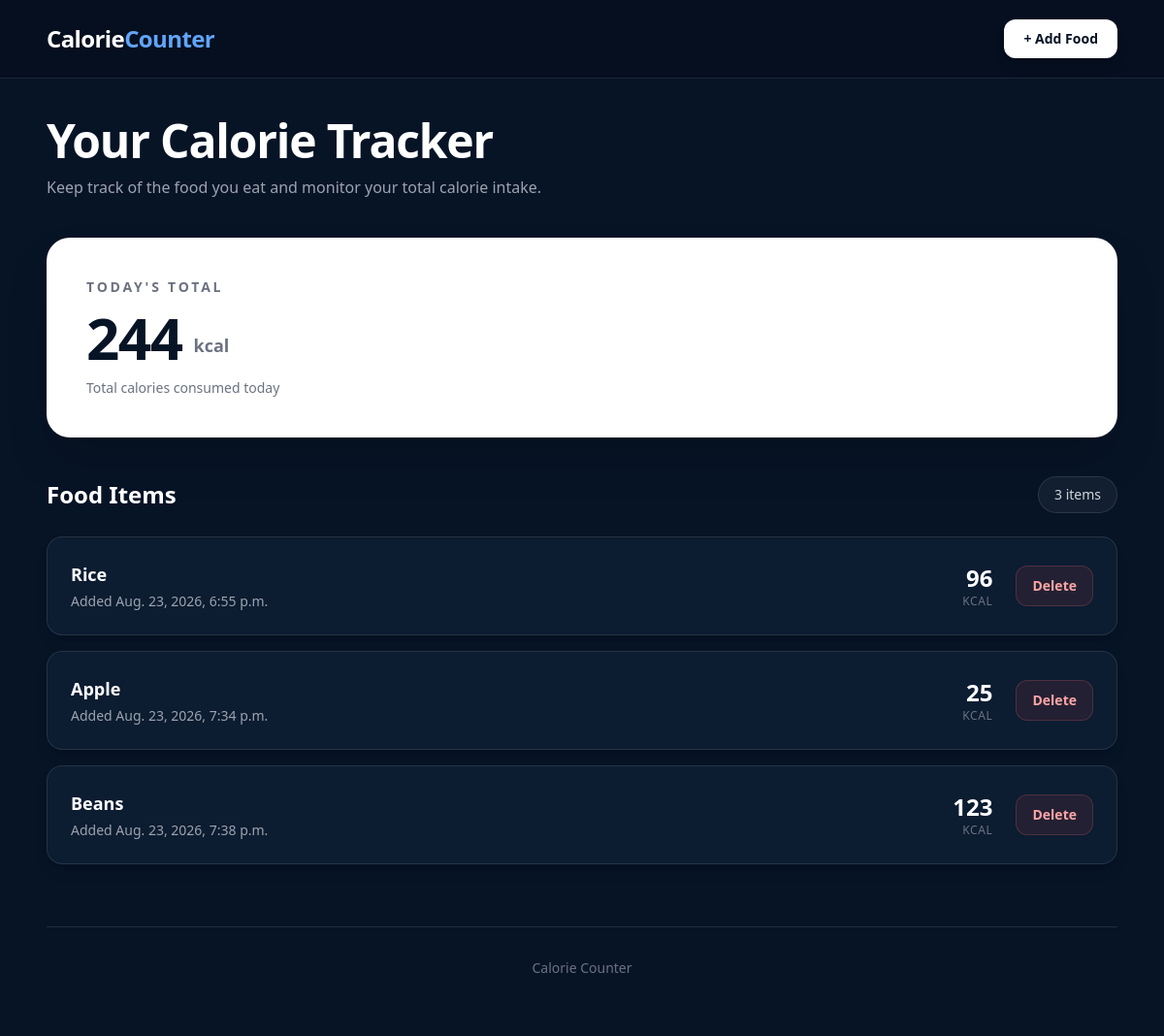
Before: / with the older database file.
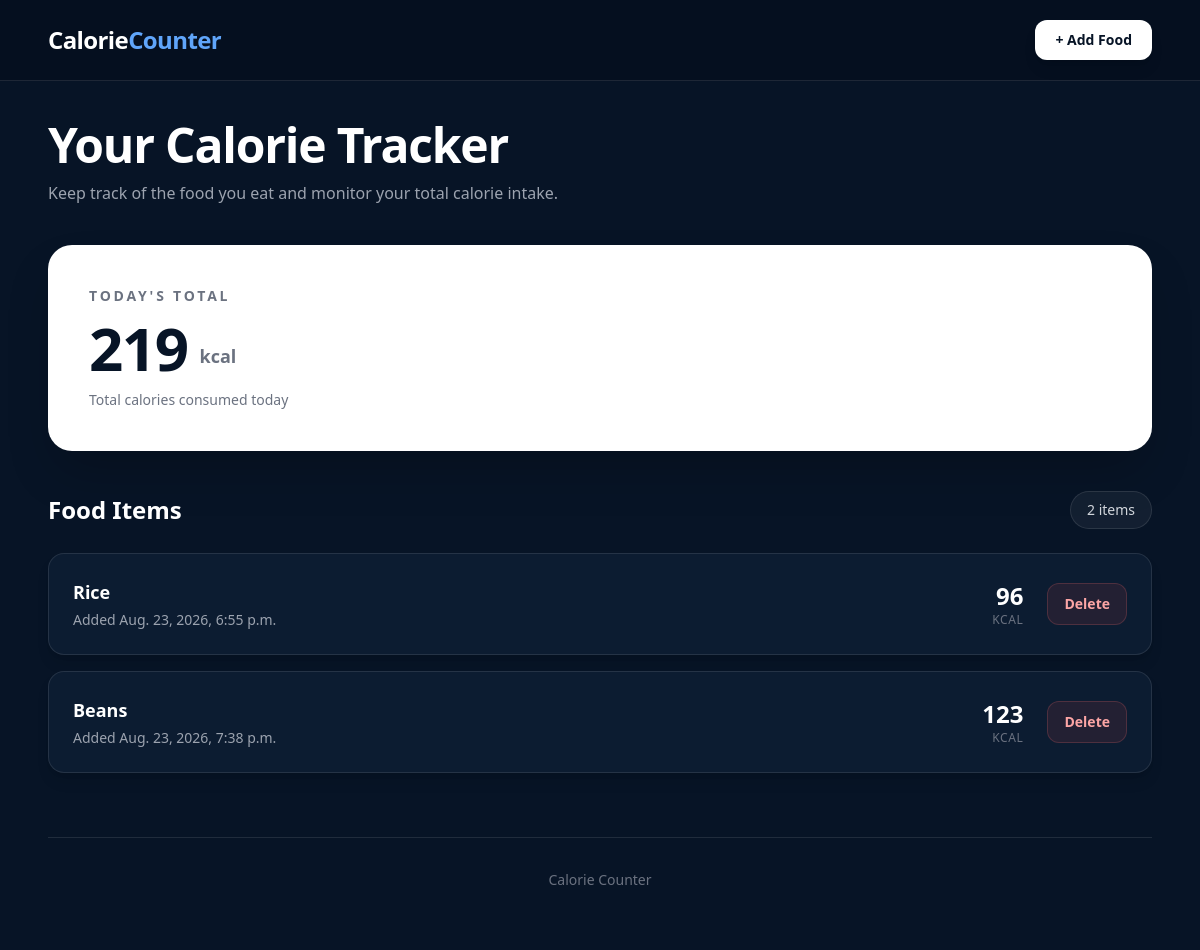
After: the same page with the newer database file.
### counter/models.py (models this page shows, shortened)
class Food(models.Model):
    name = models.CharField(max_length=100)
    calories = models.IntegerField()
    date_added = models.DateTimeField(auto_now_add=True)

### counter/views.py (the view)
# urls.py: 2. Add a URL to urlpatterns:  path('', views.home, name='home')
def home(request):
    foods = Food.objects.all()
    total_calories = sum(food.calories for food in foods)
    return render(
        request, 'home.html',
        {
            'foods': foods,
            'total_calories': total_calories,
        }
    )

### counter/templates/home.html (shortened to what the changed rows need)
<!DOCTYPE html>
<html lang="en">
<head>
    <script src="https://cdn.tailwindcss.com"></script>
</head>
<body class="min-h-screen bg-[#071426] text-white">
    <header class="border-b border-white/10 bg-[#050f1f]">
        <div class="mx-auto flex max-w-6xl items-center justify-between px-6 py-5">
            <h1 class="text-2xl font-bold tracking-tight">
                Calorie<span class="text-blue-400">Counter</span>
            </h1>
        </div>
    </header>
    <main class="mx-auto max-w-6xl px-6 py-10">
        <div class="mb-10">
            <h2 class="text-4xl font-bold tracking-tight sm:text-5xl">
                Your Calorie Tracker
            </h2>
        </div>
        <section class="mb-10 overflow-hidden rounded-3xl border border-white/10 bg-white p-8 text-[#071426] shadow-2xl sm:p-10">
            <div class="flex flex-col justify-between gap-8 sm:flex-row sm:items-center">
                <div>
                    <div class="mt-3 flex items-end gap-3">
                        <h2 class="text-6xl font-black tracking-tight">
                            {{ total_calories }}
                        </h2>
                        <span class="mb-2 text-lg font-semibold text-gray-500">
                            kcal
                        </span>
                    </div>
                </div>
            </div>
        </section>
        <div class="mb-6 flex items-center justify-between">
            <div>
                <h2 class="text-2xl font-bold">
                    Food Items
                </h2>
            </div>
            <span class="rounded-full border border-white/10 bg-white/5 px-4 py-2 text-sm font-medium text-gray-300">
                {{ foods|length }} items
            </span>
        </div>
        {% if foods %}
            <div class="space-y-4">
                {% for food in foods %}
                    <div class="group rounded-2xl border border-white/10 bg-[#0c1c31] p-6 shadow-lg transition duration-300 hover:-translate-y-1 hover:border-blue-400/30 hover:bg-[#10233d] hover:shadow-xl">
                        <div class="flex flex-col gap-5 sm:flex-row sm:items-center sm:justify-between">
                            <div class="flex items-center gap-4">
                                <div>
                                    <h3 class="text-lg font-bold text-white">
                                        {{ food.name }}
                                    </h3>
                                    <p class="mt-1 text-sm text-gray-400">
                                        Added {{ food.date_added }}
                                    </p>
                                </div>
                            </div>
                            <div class="flex items-center justify-between gap-6 sm:justify-end">
                                <div class="text-right">
                                    <p class="text-2xl font-bold text-white">
                                        {{ food.calories }}
                                    </p>
                                    <p class="text-xs font-medium uppercase tracking-wider text-gray-500">
                                        kcal
                                    </p>
                                </div>
                                <a
                                    href="{% url 'delete_food' food.id %}"
                                    class="rounded-xl border border-red-400/20 bg-red-500/10 px-4 py-2.5 text-sm font-semibold text-red-300 transition duration-200 hover:bg-red-500 hover:text-white"  >
                                    Delete
                                </a>
                            </div>
                        </div>
                    </div>
                {% endfor %}
            </div>
        {% endif %}
    </main>
</body>
</html>

Changed rows visible on the page:
removed Food: name "Apple", date_added "Aug. 23, 2026, 7:34 p.m.", calories "25"
Other visible differences:
{{ total_calories }}: "244" → "219"
{{ foods|length }}: "3" → "2"
